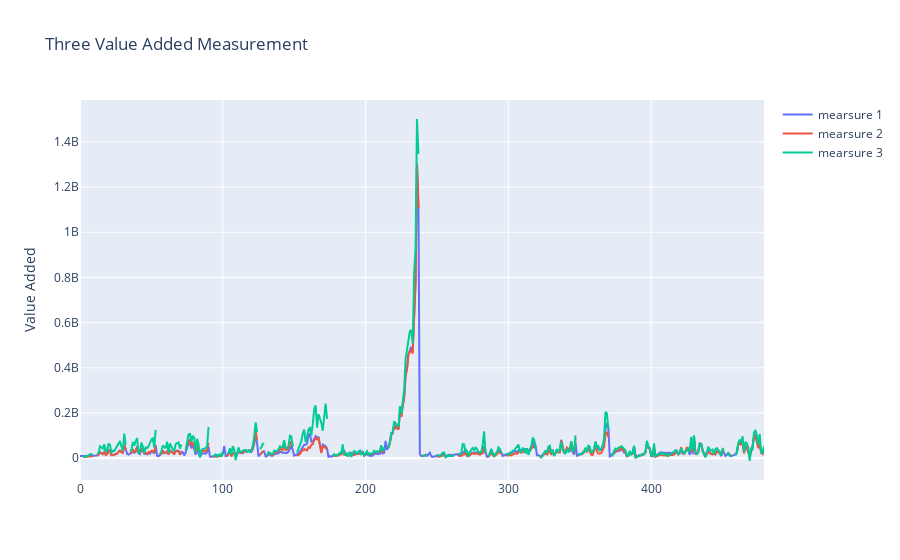

Here is the notebook cell this chart was saved with:
### Code cell
## compare different va measurement

fig = go.Figure()
fig.add_trace(go.Scatter(y = df.loc[(df['rank_a'] <= 20) & (df['rank_a'] != 0) & (df['industry'] == 2)]['va'], mode='lines', name=f'mearsure 1'))
fig.add_trace(go.Scatter(y = df.loc[(df['rank_a'] <= 20) & (df['rank_a'] != 0) & (df['industry'] == 2)]['va_3'], mode='lines', name=f'mearsure 2'))
fig.add_trace(go.Scatter(y = df.loc[(df['rank_a'] <= 20) & (df['rank_a'] != 0) & (df['industry'] == 2)]['va_1'], mode='lines', name=f'mearsure 3'))

fig.update_layout(
    title = 'Three Value Added Measurement', 
    yaxis_title = "Value Added",
)

fig.show()

### Figure 1 — Plotly figure (JSON) as saved in the notebook; plotly's stock layout.template omitted (floating-point values rounded to 4 significant figures; data arrays with more than 128 entries replaced by an {"elided": "..."} marker saying what was removed)
{"data": [{"mode": "lines", "name": "mearsure 1", "type": "scatter", "y": {"elided": "480 int values"}}, {"mode": "lines", "name": "mearsure 2", "type": "scatter", "y": {"elided": "480 int values"}}, {"mode": "lines", "name": "mearsure 3", "type": "scatter", "y": {"elided": "480 int values"}}], "layout": {"title": {"text": "Three Value Added Measurement"}, "yaxis": {"title": {"text": "Value Added"}}}}
